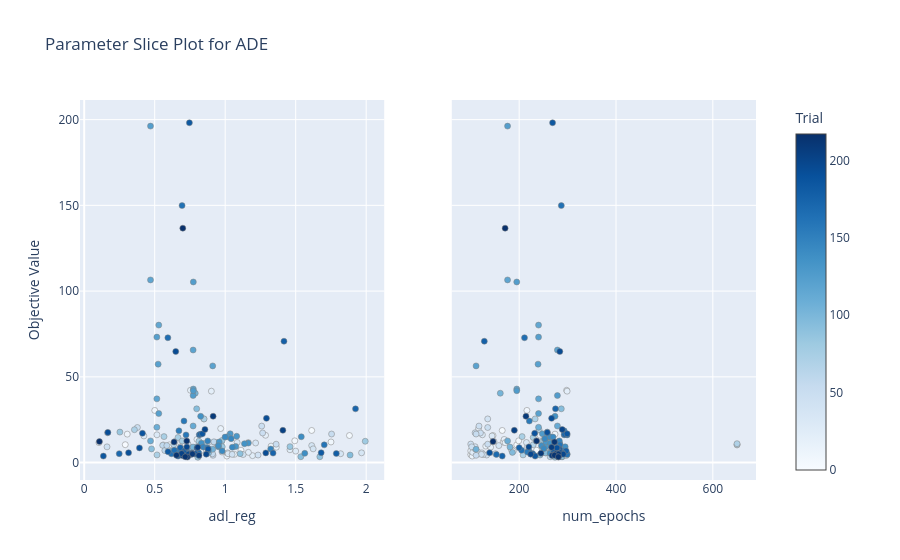
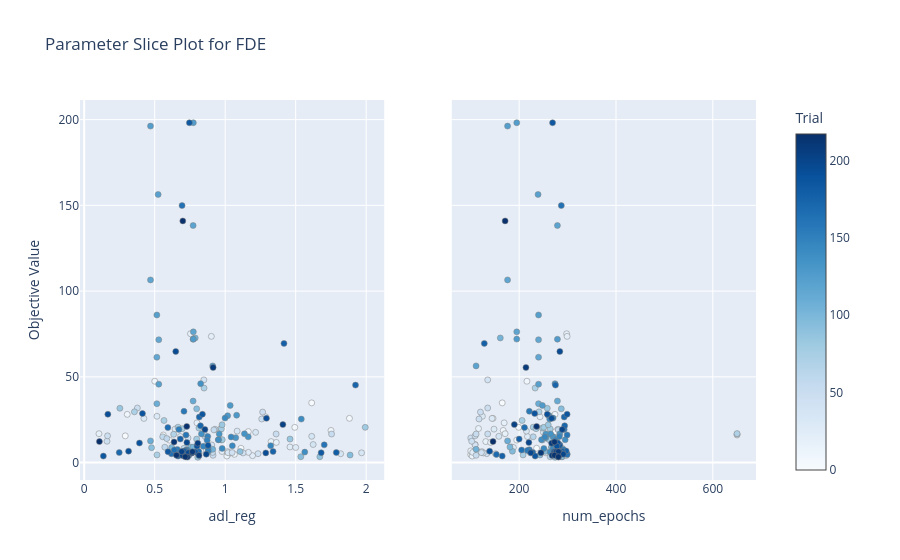
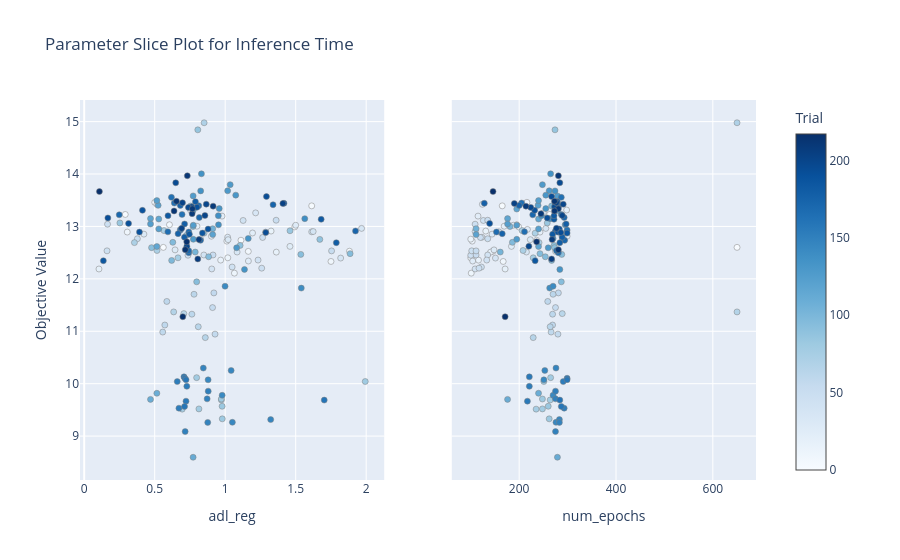

These figures' notebook cell, in order:
### Code cell
# 各目的関数に対してスライスプロットを作成
for target in ['ADE', 'FDE', 'Inference Time']:
    fig = optuna.visualization.plot_slice(study, 
                                        params=["num_epochs", "adl_reg"],
                                        target=lambda t: t.values[0] if target == 'ADE' else t.values[1] if target == 'FDE' else t.values[2]
                                        )
    fig.update_layout(title=f'Parameter Slice Plot for {target}')
    fig.show()

### Figure 1 — Plotly figure (JSON) as saved in the notebook; plotly's stock layout.template omitted (floating-point values rounded to 4 significant figures; data arrays with more than 128 entries replaced by an {"elided": "..."} marker saying what was removed)
{"data": [{"marker": {"color": {"elided": "201 int values"}, "colorbar": {"title": {"text": "Trial"}, "x": 1, "xpad": 40}, "colorscale": [[0, "rgb(247,251,255)"], [0.125, "rgb(222,235,247)"], [0.25, "rgb(198,219,239)"], [0.375, "rgb(158,202,225)"], [0.5, "rgb(107,174,214)"], [0.625, "rgb(66,146,198)"], [0.75, "rgb(33,113,181)"], [0.875, "rgb(8,81,156)"], [1, "rgb(8,48,107)"]], "line": {"color": "Grey", "width": 0.5}, "showscale": true}, "mode": "markers", "name": "Feasible Trial", "showlegend": false, "type": "scatter", "x": {"elided": "201 float values"}, "xaxis": "x", "y": {"elided": "201 float values"}, "yaxis": "y"}, {"marker": {"color": {"elided": "201 int values"}, "colorbar": {"title": {"text": "Trial"}, "x": 1, "xpad": 40}, "colorscale": [[0, "rgb(247,251,255)"], [0.125, "rgb(222,235,247)"], [0.25, "rgb(198,219,239)"], [0.375, "rgb(158,202,225)"], [0.5, "rgb(107,174,214)"], [0.625, "rgb(66,146,198)"], [0.75, "rgb(33,113,181)"], [0.875, "rgb(8,81,156)"], [1, "rgb(8,48,107)"]], "line": {"color": "Grey", "width": 0.5}, "showscale": false}, "mode": "markers", "name": "Feasible Trial", "showlegend": false, "type": "scatter", "x": {"elided": "201 int values"}, "xaxis": "x2", "y": {"elided": "201 float values"}, "yaxis": "y2"}], "layout": {"title": {"text": "Parameter Slice Plot for ADE"}, "xaxis": {"anchor": "y", "domain": [0, 0.45], "title": {"text": "adl_reg"}}, "xaxis2": {"anchor": "y2", "domain": [0.55, 1], "title": {"text": "num_epochs"}}, "yaxis": {"anchor": "x", "domain": [0, 1], "title": {"text": "Objective Value"}}, "yaxis2": {"anchor": "x2", "domain": [0, 1], "matches": "y", "showticklabels": false}}}

### Figure 2 — Plotly figure (JSON) as saved in the notebook; plotly's stock layout.template omitted (floating-point values rounded to 4 significant figures; data arrays with more than 128 entries replaced by an {"elided": "..."} marker saying what was removed)
{"data": [{"marker": {"color": {"elided": "201 int values"}, "colorbar": {"title": {"text": "Trial"}, "x": 1, "xpad": 40}, "colorscale": [[0, "rgb(247,251,255)"], [0.125, "rgb(222,235,247)"], [0.25, "rgb(198,219,239)"], [0.375, "rgb(158,202,225)"], [0.5, "rgb(107,174,214)"], [0.625, "rgb(66,146,198)"], [0.75, "rgb(33,113,181)"], [0.875, "rgb(8,81,156)"], [1, "rgb(8,48,107)"]], "line": {"color": "Grey", "width": 0.5}, "showscale": true}, "mode": "markers", "name": "Feasible Trial", "showlegend": false, "type": "scatter", "x": {"elided": "201 float values"}, "xaxis": "x", "y": {"elided": "201 float values"}, "yaxis": "y"}, {"marker": {"color": {"elided": "201 int values"}, "colorbar": {"title": {"text": "Trial"}, "x": 1, "xpad": 40}, "colorscale": [[0, "rgb(247,251,255)"], [0.125, "rgb(222,235,247)"], [0.25, "rgb(198,219,239)"], [0.375, "rgb(158,202,225)"], [0.5, "rgb(107,174,214)"], [0.625, "rgb(66,146,198)"], [0.75, "rgb(33,113,181)"], [0.875, "rgb(8,81,156)"], [1, "rgb(8,48,107)"]], "line": {"color": "Grey", "width": 0.5}, "showscale": false}, "mode": "markers", "name": "Feasible Trial", "showlegend": false, "type": "scatter", "x": {"elided": "201 int values"}, "xaxis": "x2", "y": {"elided": "201 float values"}, "yaxis": "y2"}], "layout": {"title": {"text": "Parameter Slice Plot for FDE"}, "xaxis": {"anchor": "y", "domain": [0, 0.45], "title": {"text": "adl_reg"}}, "xaxis2": {"anchor": "y2", "domain": [0.55, 1], "title": {"text": "num_epochs"}}, "yaxis": {"anchor": "x", "domain": [0, 1], "title": {"text": "Objective Value"}}, "yaxis2": {"anchor": "x2", "domain": [0, 1], "matches": "y", "showticklabels": false}}}

### Figure 3 — Plotly figure (JSON) as saved in the notebook; plotly's stock layout.template omitted (floating-point values rounded to 4 significant figures; data arrays with more than 128 entries replaced by an {"elided": "..."} marker saying what was removed)
{"data": [{"marker": {"color": {"elided": "201 int values"}, "colorbar": {"title": {"text": "Trial"}, "x": 1, "xpad": 40}, "colorscale": [[0, "rgb(247,251,255)"], [0.125, "rgb(222,235,247)"], [0.25, "rgb(198,219,239)"], [0.375, "rgb(158,202,225)"], [0.5, "rgb(107,174,214)"], [0.625, "rgb(66,146,198)"], [0.75, "rgb(33,113,181)"], [0.875, "rgb(8,81,156)"], [1, "rgb(8,48,107)"]], "line": {"color": "Grey", "width": 0.5}, "showscale": true}, "mode": "markers", "name": "Feasible Trial", "showlegend": false, "type": "scatter", "x": {"elided": "201 float values"}, "xaxis": "x", "y": {"elided": "201 float values"}, "yaxis": "y"}, {"marker": {"color": {"elided": "201 int values"}, "colorbar": {"title": {"text": "Trial"}, "x": 1, "xpad": 40}, "colorscale": [[0, "rgb(247,251,255)"], [0.125, "rgb(222,235,247)"], [0.25, "rgb(198,219,239)"], [0.375, "rgb(158,202,225)"], [0.5, "rgb(107,174,214)"], [0.625, "rgb(66,146,198)"], [0.75, "rgb(33,113,181)"], [0.875, "rgb(8,81,156)"], [1, "rgb(8,48,107)"]], "line": {"color": "Grey", "width": 0.5}, "showscale": false}, "mode": "markers", "name": "Feasible Trial", "showlegend": false, "type": "scatter", "x": {"elided": "201 int values"}, "xaxis": "x2", "y": {"elided": "201 float values"}, "yaxis": "y2"}], "layout": {"title": {"text": "Parameter Slice Plot for Inference Time"}, "xaxis": {"anchor": "y", "domain": [0, 0.45], "title": {"text": "adl_reg"}}, "xaxis2": {"anchor": "y2", "domain": [0.55, 1], "title": {"text": "num_epochs"}}, "yaxis": {"anchor": "x", "domain": [0, 1], "title": {"text": "Objective Value"}}, "yaxis2": {"anchor": "x2", "domain": [0, 1], "matches": "y", "showticklabels": false}}}
